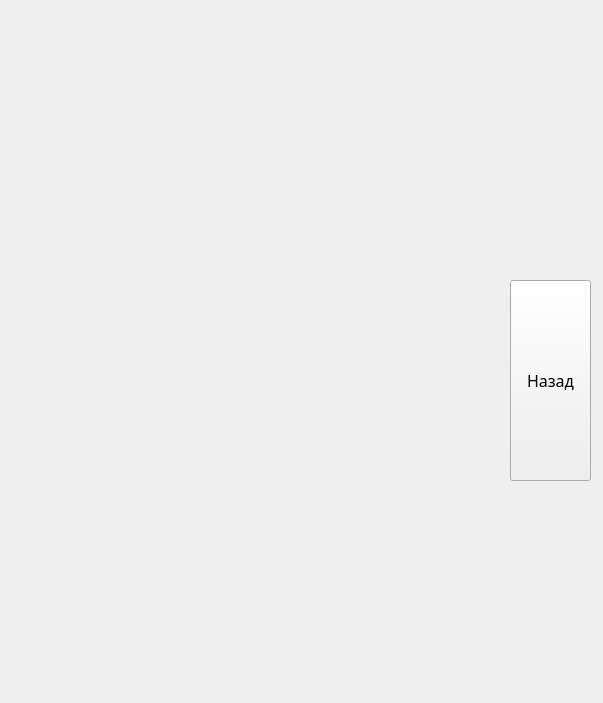
<?xml version="1.0" encoding="UTF-8"?>
<ui version="4.0">
 <class>Form</class>
 <widget class="QWidget" name="Form">
  <property name="geometry">
   <rect>
    <x>0</x>
    <y>0</y>
    <width>603</width>
    <height>703</height>
   </rect>
  </property>
  <property name="windowTitle">
   <string>Form</string>
  </property>
  <widget class="QLabel" name="label">
   <property name="geometry">
    <rect>
     <x>-650</x>
     <y>-380</y>
     <width>1631</width>
     <height>1111</height>
    </rect>
   </property>
   <property name="text">
    <string/>
   </property>
   <property name="pixmap">
    <pixmap>../../../Desktop/videoblocks-tea-plantation-and-bright-sunshine-nature-background-with-blurred-bokeh-effect-fresh-green-leaves-grow-on-agriculture-field-in-rural-india-beautiful-summer-landscape-with-hot-sun-li.png</pixmap>
   </property>
  </widget>
  <widget class="QPushButton" name="nazad">
   <property name="geometry">
    <rect>
     <x>510</x>
     <y>280</y>
     <width>81</width>
     <height>201</height>
    </rect>
   </property>
   <property name="font">
    <font>
     <family>Segoe Print</family>
     <pointsize>12</pointsize>
    </font>
   </property>
   <property name="text">
    <string>Назад</string>
   </property>
  </widget>
  <widget class="QLabel" name="label_2">
   <property name="geometry">
    <rect>
     <x>0</x>
     <y>10</y>
     <width>491</width>
     <height>681</height>
    </rect>
   </property>
   <property name="text">
    <string/>
   </property>
   <property name="pixmap">
    <pixmap>../10.png</pixmap>
   </property>
  </widget>
 </widget>
 <resources/>
 <connections/>
</ui>
